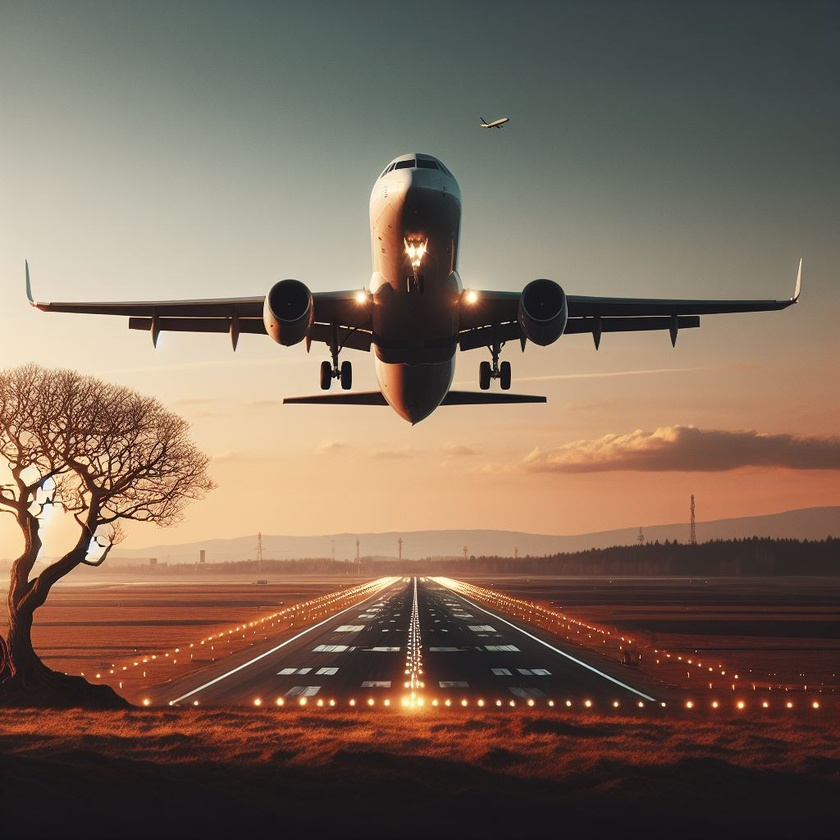
#> input picture images/Aviao.jpeg, 840 x 840 px, shrunk from 1024 x 1024 before the run, found by its file name; its folder holds only this picture in this run
$ python operador.py
#> lines starting #> are read from the running program, lines starting #| are printed output that depends on the picture; after the words box and inside, x2 and y2 are one past the last pixel; in counts of white or black regions, pixels touching at a corner belong together
import os
import cv2
import matplotlib.pyplot as plt
import numpy as np
import math

dir = './Vis-o-computacional/images/'

for arquivo in os.listdir(dir):
    if arquivo.endswith('.jpeg'):
        img = cv2.imread(dir + arquivo)
#> img is the input picture: shape (840, 840, 3); mean B, G, R 90, 105.5, 125.4
        img = cv2.cvtColor(img, cv2.COLOR_BGR2RGB)


        img_blur = cv2.blur(img,(5,5))
        img_gray = cv2.cvtColor(img_blur, cv2.COLOR_RGB2GRAY)
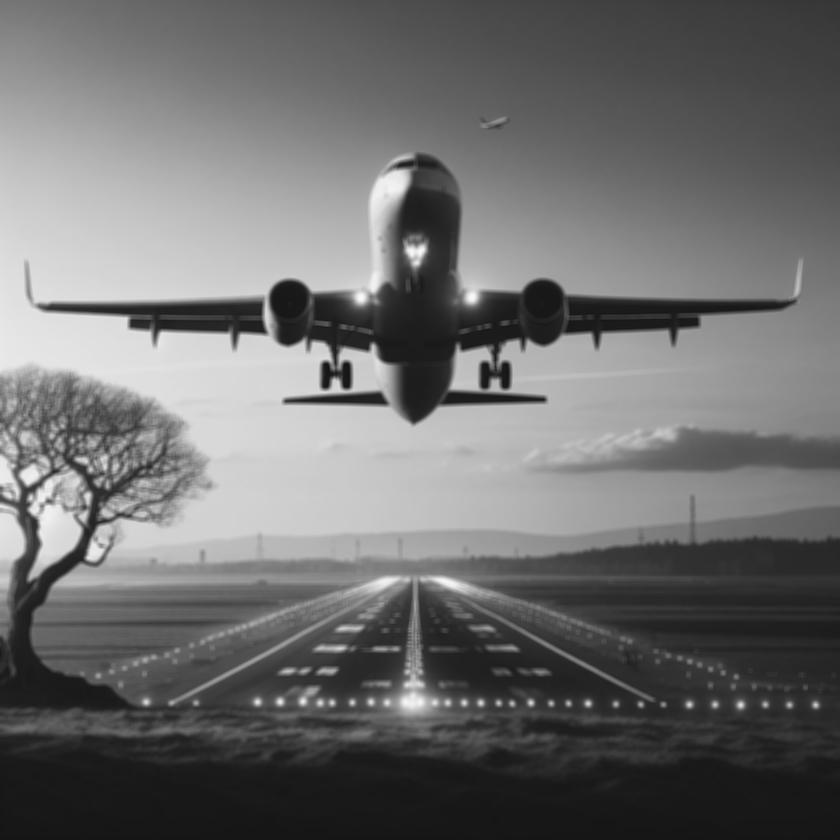
#> img_gray: shape (840, 840); min 20, max 250, mean 109.7
        a = img_gray.max()
#> a = 250
        _, thresh = cv2.threshold(img_gray, a/2+100, a,cv2.THRESH_BINARY_INV)
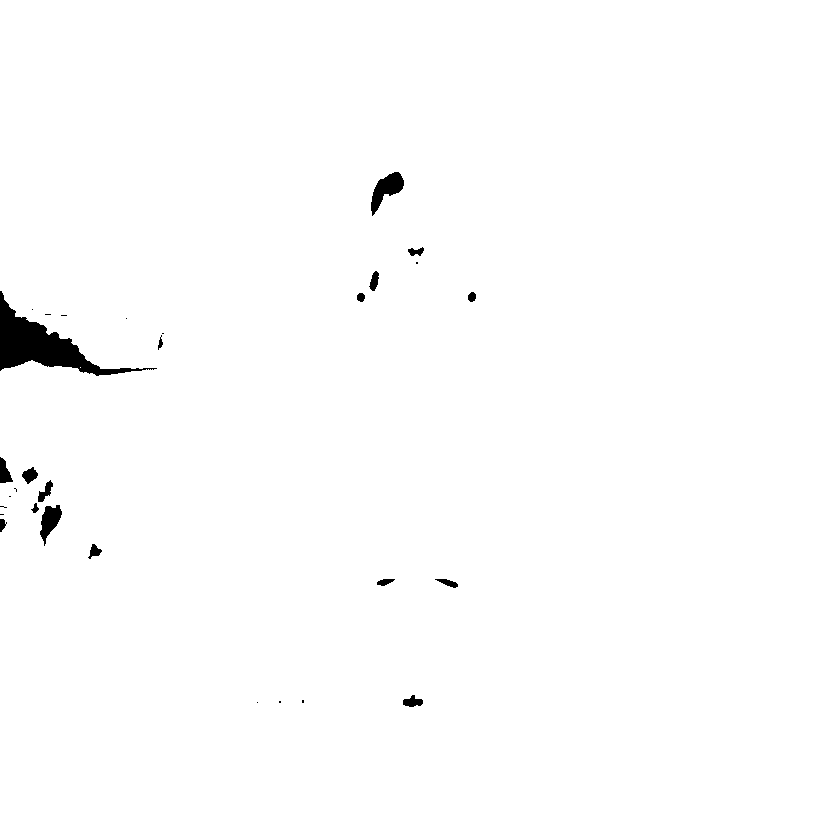
#> thresh: shape (840, 840); values 0 (black) and 250 (white), 99.1% white; 30 black regions (13 under 20 px), largest, box (x1, y1, x2, y2) and area: (0, 291, 157, 376) 3734, (371, 172, 404, 216) 663, (40, 505, 62, 546) 473
        kernel = np.ones((12,12), np.uint8)
        img_dilate = cv2.dilate(thresh,kernel,iterations = 1)
#> img_dilate: shape (840, 840); values 0 (black) and 250 (white), 99.7% white; 4 black regions (1 under 20 px), largest, box (x1, y1, x2, y2) and area: (0, 307, 79, 363) 1957, (384, 180, 397, 189) 57, (48, 514, 55, 524) 26
        img_erode = cv2.erode(thresh,kernel,iterations = 1)
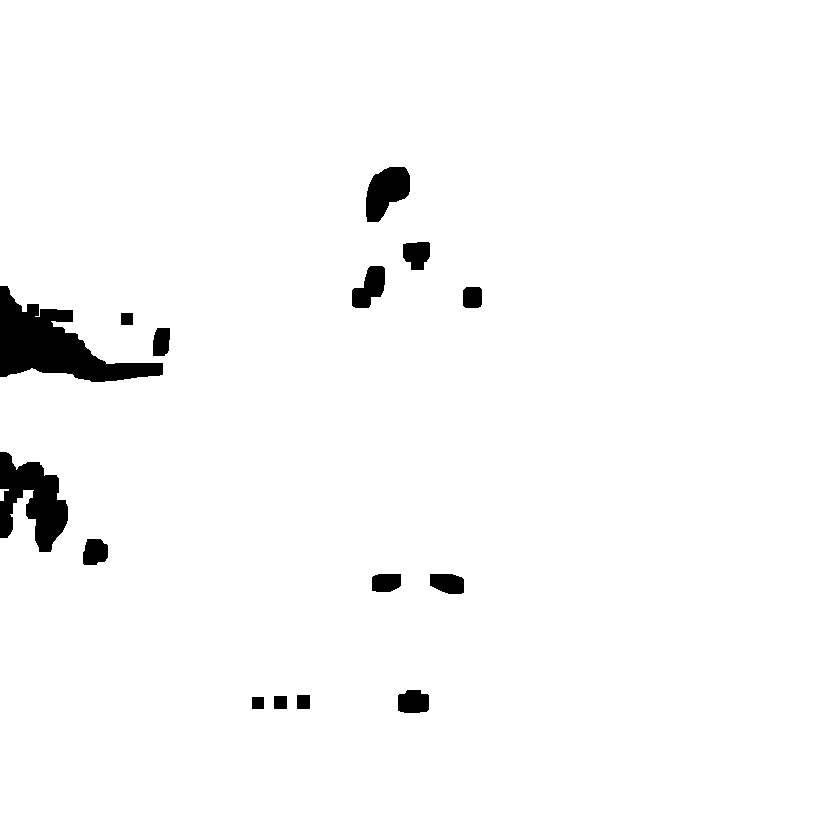
#> img_erode: shape (840, 840); values 0 (black) and 250 (white), 97.5% white; 15 black regions, largest, box (x1, y1, x2, y2) and area: (0, 286, 163, 382) 6732, (0, 452, 68, 552) 3906, (366, 167, 410, 222) 1641
        img_open = cv2.morphologyEx(thresh, cv2.MORPH_OPEN, kernel)
#> img_open: shape (840, 840); values 0 (black) and 250 (white), 99% white; 21 black regions (8 under 20 px), largest, box (x1, y1, x2, y2) and area: (0, 292, 158, 377) 3909, (0, 458, 63, 547) 1494, (372, 173, 405, 217) 673
        img_close = cv2.morphologyEx(thresh, cv2.MORPH_CLOSE, kernel)
#> img_close: shape (840, 840); values 0 (black) and 250 (white), 99.4% white; 4 black regions, box (x1, y1, x2, y2) and area: (0, 302, 85, 369) 3305, (379, 175, 403, 195) 420, (43, 509, 61, 530) 334, (0, 462, 9, 484) 181
        img_grad = cv2.morphologyEx(thresh, cv2.MORPH_GRADIENT, kernel)
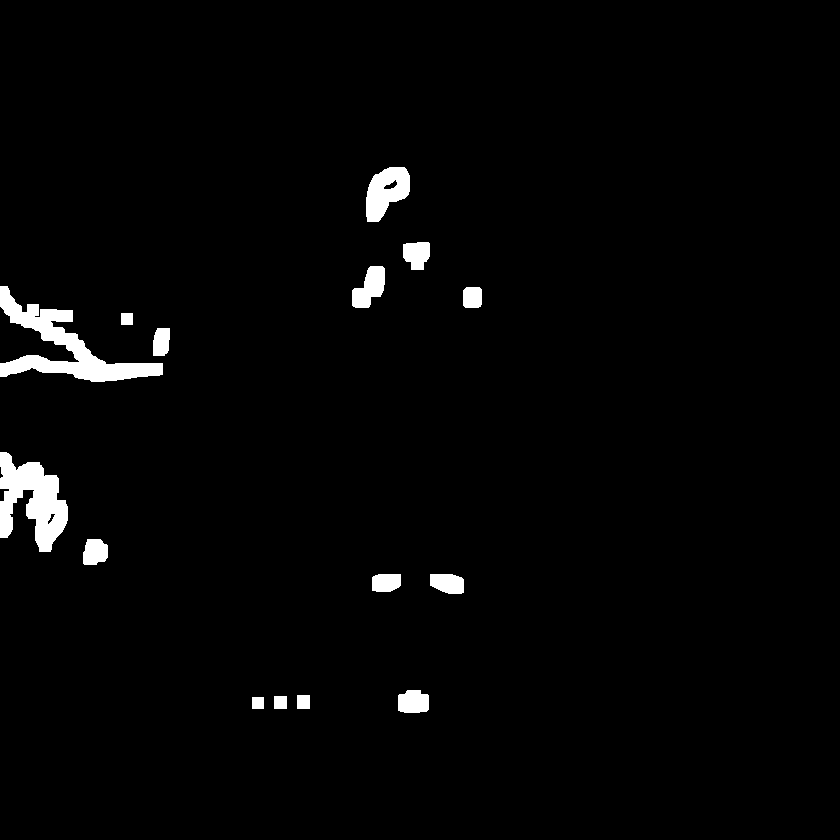
#> img_grad: shape (840, 840); values 0 (black) and 250 (white), 2.2% white; 15 white regions, largest, box (x1, y1, x2, y2) and area: (0, 286, 163, 382) 4775, (0, 452, 68, 552) 3864, (366, 167, 410, 222) 1584
        img_tophat = cv2.morphologyEx(thresh, cv2.MORPH_TOPHAT, kernel)
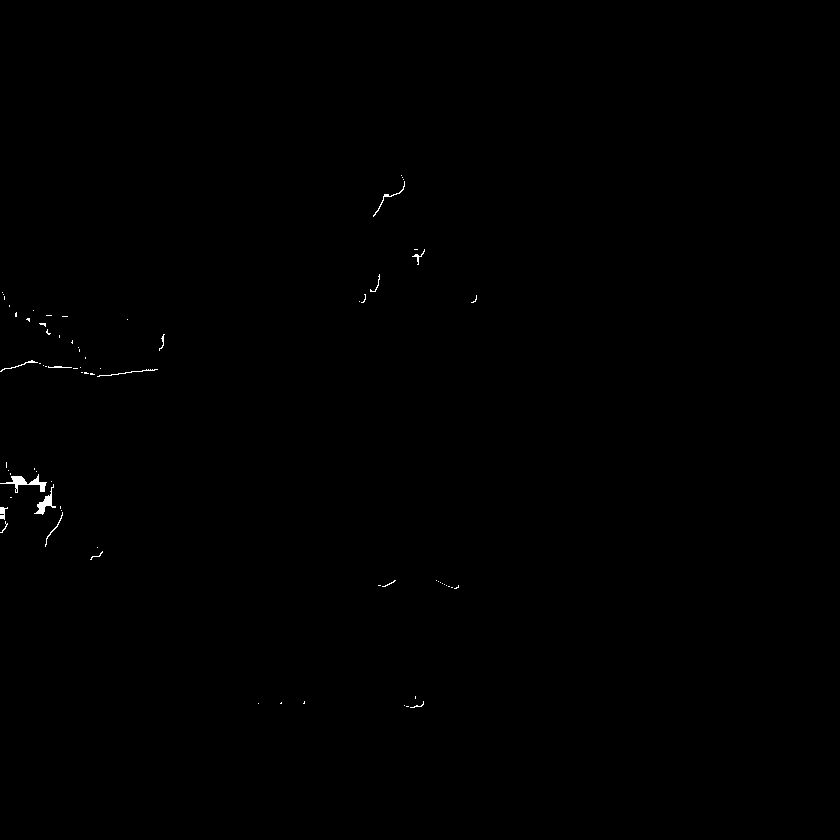
#> img_tophat: shape (840, 840); values 0 (black) and 250 (white), 0.17% white; 74 white regions (59 under 20 px), largest, box (x1, y1, x2, y2) and area: (0, 474, 47, 493) 270, (34, 484, 56, 515) 191, (373, 181, 405, 217) 77
        img_blackhat = cv2.morphologyEx(thresh, cv2.MORPH_BLACKHAT, kernel)
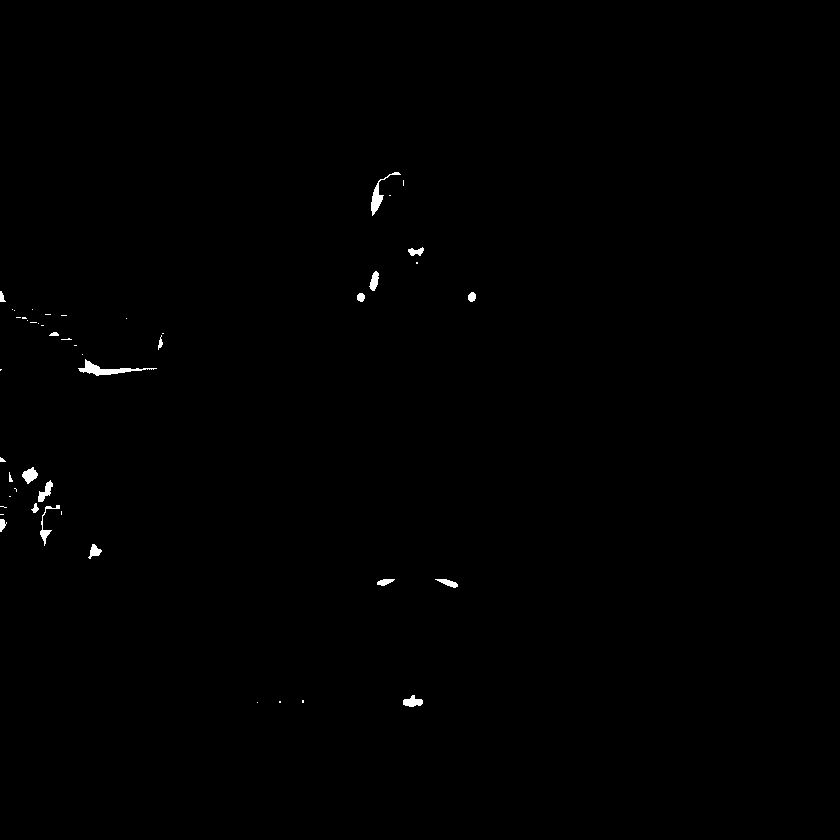
#> img_blackhat: shape (840, 840); values 0 (black) and 250 (white), 0.32% white; 48 white regions (29 under 20 px), largest, box (x1, y1, x2, y2) and area: (78, 359, 157, 376) 390, (371, 172, 401, 216) 257, (22, 467, 38, 484) 161


        imagens = [img, img_blur,  img_gray,thresh,img_erode,img_dilate, img_open, img_close, img_grad,
                img_tophat, img_blackhat]

        formatoX = math.ceil(len(imagens)**.5)
#> formatoX = 4
        if (formatoX**2-len(imagens))>formatoX:
            formatoY = formatoX-1
#> formatoY = 3
        else:
            formatoY = formatoX

        for i in range(len(imagens)):
            plt.subplot(formatoY, formatoX, i + 1)
            plt.imshow(imagens[i],'gray')
            plt.xticks([]),plt.yticks([])
#> this loop made 11 passes
        plt.show()
